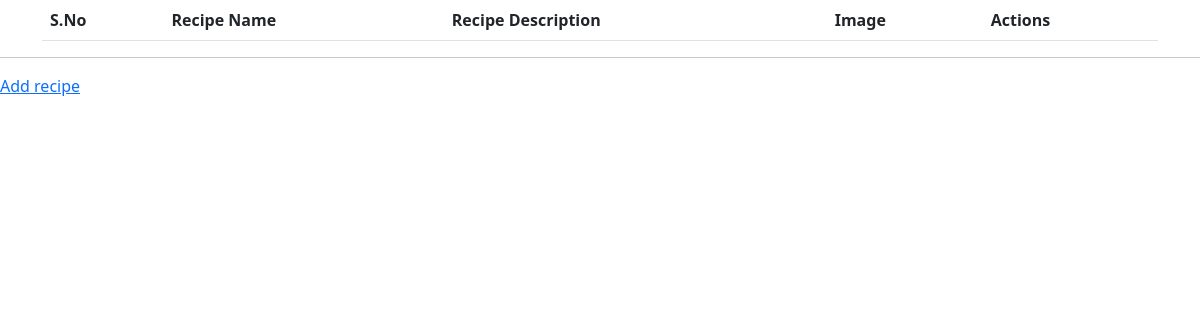
Page /allRecipes on the earlier database version.
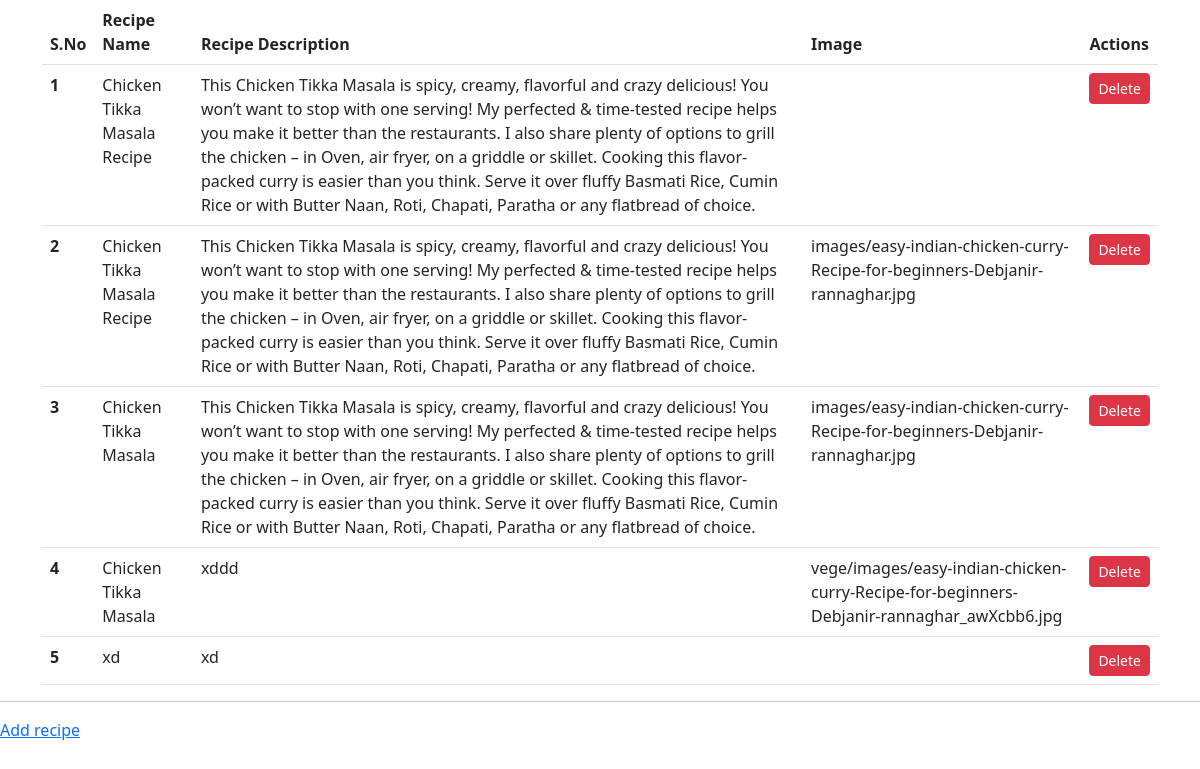
Same page on the later database version.
### vege/models.py (models this page shows)
class Recipe(models.Model):
  recipe_name=models.CharField(max_length=100)
  recipe_desc=models.TextField()
  recipe_image=models.ImageField(upload_to="vege/images")

### vege/views.py (the view)
# urls.py: path('allRecipes', allRecipes, name='viewRecipes'),
def allRecipes(request):
  page="Your Recipes"
  queryset=Recipe.objects.all()
  context={"recipes":queryset, "page":page}
  return render(request, "viewAllRecipes.html", context) #vege\templates\viewAllRecipes.html

### vege/templates/viewAllRecipes.html
{% extends "base-template.html" %}
{% block start %}
<div class="container">
  <table class="table p-6">
    <thead>
      <tr>
        <th scope="col">S.No</th>
        <th scope="col">Recipe Name</th>
        <th scope="col">Recipe Description</th>
        <th scope="col">Image</th>
        <th scope="col">Actions</th>
      </tr>
    </thead>
    <tbody>
      {% for recipe in recipes %}
      <tr>
        <th scope="row">{{forloop.counter}}</th>
        <td>{{recipe.recipe_name}}</td>
        <td>{{recipe.recipe_desc}}</td>
        <td>{{recipe.recipe_image}}</td>
        <td><a class="btn btn-danger btn-sm" href="deleteRecipe/{{recipe.id}}/" role="button">Delete</a></td>
      </tr>
      {% endfor %}
    </tbody>
  </table>
</div>
<hr>
<div>
  <a href="/recipe">Add recipe</a>
</div>
{% endblock %}

### home/templates/base-template.html (shortened to what this page needs)
<!DOCTYPE html>
<html lang="en">
<head>
  <link href="https://cdn.jsdelivr.net/npm/bootstrap@5.2.3/dist/css/bootstrap.min.css" rel="stylesheet">
</head>
<body>
  {% block start %}
  {% endblock start %}
</body>
</html>

Differences in the rows shown:
added Recipe: recipe_name "Chicken Tikka Masala Recipe", recipe_desc "This Chicken Tikka Masala is spicy, creamy, flavorful and crazy delicious! You won’t want to stop with one serving! My perfected & time-tested recipe helps you make it better than the restaurants. I also share plenty of options to grill the chicken – in Oven, air fryer, on a griddle or skillet. Cooking this flavor-packed curry is easier than you think. Serve it over fluffy Basmati Rice, Cumin Rice or with Butter Naan, Roti, Chapati, Paratha or any flatbread of choice."
added Recipe: recipe_name "Chicken Tikka Masala Recipe", recipe_desc "This Chicken Tikka Masala is spicy, creamy, flavorful and crazy delicious! You won’t want to stop with one serving! My perfected & time-tested recipe helps you make it better than the restaurants. I also share plenty of options to grill the chicken – in Oven, air fryer, on a griddle or skillet. Cooking this flavor-packed curry is easier than you think. Serve it over fluffy Basmati Rice, Cumin Rice or with Butter Naan, Roti, Chapati, Paratha or any flatbread of choice.", recipe_image "images/easy-indian-chicken-curry-Recipe-for-beginners-Debjanir-rannaghar.jpg"
added Recipe: recipe_name "Chicken Tikka Masala", recipe_desc "This Chicken Tikka Masala is spicy, creamy, flavorful and crazy delicious! You won’t want to stop with one serving! My perfected & time-tested recipe helps you make it better than the restaurants. I also share plenty of options to grill the chicken – in Oven, air fryer, on a griddle or skillet. Cooking this flavor-packed curry is easier than you think. Serve it over fluffy Basmati Rice, Cumin Rice or with Butter Naan, Roti, Chapati, Paratha or any flatbread of choice.", recipe_image "images/easy-indian-chicken-curry-Recipe-for-beginners-Debjanir-rannaghar.jpg"
added Recipe: recipe_name "Chicken Tikka Masala", recipe_desc "xddd", recipe_image "vege/images/easy-indian-chicken-curry-Recipe-for-beginners-Debjanir-rannaghar_awXcbb6.jpg"
added Recipe: recipe_name "xd", recipe_desc "xd"
